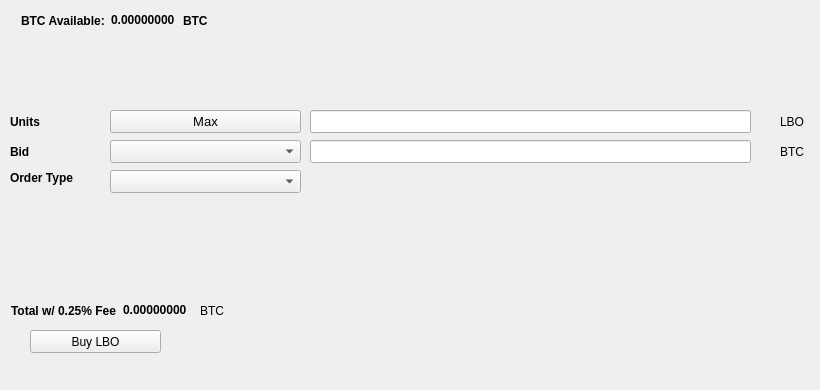
   <widget class="QWidget" name="BuyTab">
    <attribute name="title">
     <string>Buy</string>
    </attribute>
    <widget class="QPushButton" name="BuyLBO">
     <property name="geometry">
      <rect>
       <x>30</x>
       <y>330</y>
       <width>131</width>
       <height>23</height>
      </rect>
     </property>
     <property name="text">
      <string>Buy LBO</string>
     </property>
     <property name="icon">
      <iconset resource="../labrotix.qrc">
       <normaloff>:/icons/bitcoin</normaloff>:/icons/bitcoin</iconset>
     </property>
    </widget>
    <widget class="QLabel" name="label_3">
     <property name="geometry">
      <rect>
       <x>10</x>
       <y>110</y>
       <width>46</width>
       <height>23</height>
      </rect>
     </property>
     <property name="font">
      <font>
       <weight>75</weight>
       <bold>true</bold>
      </font>
     </property>
     <property name="text">
      <string>Units</string>
     </property>
    </widget>
    <widget class="QLineEdit" name="UnitsInput">
     <property name="geometry">
      <rect>
       <x>310</x>
       <y>110</y>
       <width>441</width>
       <height>23</height>
      </rect>
     </property>
     <property name="font">
      <font>
       <pointsize>9</pointsize>
       <weight>75</weight>
       <bold>true</bold>
      </font>
     </property>
    </widget>
    <widget class="QLineEdit" name="BuyBidPriceEdit">
     <property name="geometry">
      <rect>
       <x>310</x>
       <y>140</y>
       <width>441</width>
       <height>23</height>
      </rect>
     </property>
     <property name="font">
      <font>
       <pointsize>9</pointsize>
       <weight>75</weight>
       <bold>true</bold>
      </font>
     </property>
    </widget>
    <widget class="QLabel" name="label_4">
     <property name="geometry">
      <rect>
       <x>780</x>
       <y>110</y>
       <width>31</width>
       <height>23</height>
      </rect>
     </property>
     <property name="text">
      <string>LBO</string>
     </property>
    </widget>
    <widget class="QLabel" name="label_5">
     <property name="geometry">
      <rect>
       <x>780</x>
       <y>140</y>
       <width>31</width>
       <height>23</height>
      </rect>
     </property>
     <property name="text">
      <string>BTC</string>
     </property>
    </widget>
    <widget class="QLabel" name="label_6">
     <property name="geometry">
      <rect>
       <x>10</x>
       <y>140</y>
       <width>46</width>
       <height>23</height>
      </rect>
     </property>
     <property name="font">
      <font>
       <weight>75</weight>
       <bold>true</bold>
      </font>
     </property>
     <property name="text">
      <string>Bid</string>
     </property>
    </widget>
    <widget class="QLabel" name="label_7">
     <property name="geometry">
      <rect>
       <x>10</x>
       <y>170</y>
       <width>91</width>
       <height>16</height>
      </rect>
     </property>
     <property name="font">
      <font>
       <weight>75</weight>
       <bold>true</bold>
      </font>
     </property>
     <property name="text">
      <string>Order Type</string>
     </property>
    </widget>
    <widget class="QPushButton" name="Buy_Max_Amount">
     <property name="geometry">
      <rect>
       <x>110</x>
       <y>110</y>
       <width>191</width>
       <height>23</height>
      </rect>
     </property>
     <property name="font">
      <font>
       <pointsize>10</pointsize>
      </font>
     </property>
     <property name="text">
      <string>Max</string>
     </property>
    </widget>
    <widget class="QComboBox" name="BuyBidcomboBox">
     <property name="geometry">
      <rect>
       <x>110</x>
       <y>140</y>
       <width>191</width>
       <height>23</height>
      </rect>
     </property>
     <property name="font">
      <font>
       <pointsize>10</pointsize>
      </font>
     </property>
    </widget>
    <widget class="QComboBox" name="buyOrdertypeCombo">
     <property name="geometry">
      <rect>
       <x>110</x>
       <y>170</y>
       <width>191</width>
       <height>23</height>
      </rect>
     </property>
     <property name="font">
      <font>
       <pointsize>10</pointsize>
      </font>
     </property>
    </widget>
    <widget class="QWidget" name="layoutWidget1">
     <property name="geometry">
      <rect>
       <x>21</x>
       <y>11</y>
       <width>227</width>
       <height>19</height>
      </rect>
     </property>
     <layout class="QHBoxLayout" name="horizontalLayout_3">
      <item>
       <widget class="QLabel" name="label232">
        <property name="font">
         <font>
          <weight>75</weight>
          <bold>true</bold>
         </font>
        </property>
        <property name="text">
         <string>BTC Available:</string>
        </property>
       </widget>
      </item>
      <item>
       <widget class="QLabel" name="BtcAvailableLbl">
        <property name="palette">
         <palette>
          <active>
           <colorrole role="WindowText">
            <brush brushstyle="SolidPattern">
             <color alpha="255">
              <red>0</red>
              <green>0</green>
              <blue>0</blue>
             </color>
            </brush>
           </colorrole>
           <colorrole role="Button">
            <brush brushstyle="SolidPattern">
             <color alpha="255">
              <red>0</red>
              <green>170</green>
              <blue>0</blue>
             </color>
            </brush>
           </colorrole>
           <colorrole role="Light">
            <brush brushstyle="SolidPattern">
             <color alpha="255">
              <red>0</red>
              <green>255</green>
              <blue>0</blue>
             </color>
            </brush>
           </colorrole>
           <colorrole role="Midlight">
            <brush brushstyle="SolidPattern">
             <color alpha="255">
              <red>0</red>
              <green>212</green>
              <blue>0</blue>
             </color>
            </brush>
           </colorrole>
           <colorrole role="Dark">
            <brush brushstyle="SolidPattern">
             <color alpha="255">
              <red>0</red>
              <green>85</green>
              <blue>0</blue>
             </color>
            </brush>
           </colorrole>
           <colorrole role="Mid">
            <brush brushstyle="SolidPattern">
             <color alpha="255">
              <red>0</red>
              <green>113</green>
              <blue>0</blue>
             </color>
            </brush>
           </colorrole>
           <colorrole role="Text">
            <brush brushstyle="SolidPattern">
             <color alpha="255">
              <red>0</red>
              <green>170</green>
              <blue>0</blue>
             </color>
            </brush>
           </colorrole>
           <colorrole role="BrightText">
            <brush brushstyle="SolidPattern">
             <color alpha="255">
              <red>255</red>
              <green>255</green>
              <blue>255</blue>
             </color>
            </brush>
           </colorrole>
           <colorrole role="ButtonText">
            <brush brushstyle="SolidPattern">
             <color alpha="255">
              <red>0</red>
              <green>0</green>
              <blue>0</blue>
             </color>
            </brush>
           </colorrole>
           <colorrole role="Base">
            <brush brushstyle="SolidPattern">
             <color alpha="255">
              <red>255</red>
              <green>255</green>
              <blue>255</blue>
             </color>
            </brush>
           </colorrole>
           <colorrole role="Window">
            <brush brushstyle="SolidPattern">
             <color alpha="255">
              <red>0</red>
              <green>170</green>
              <blue>0</blue>
             </color>
            </brush>
           </colorrole>
           <colorrole role="Shadow">
            <brush brushstyle="SolidPattern">
             <color alpha="255">
              <red>0</red>
              <green>0</green>
              <blue>0</blue>
             </color>
            </brush>
           </colorrole>
           <colorrole role="AlternateBase">
            <brush brushstyle="SolidPattern">
             <color alpha="255">
              <red>127</red>
              <green>212</green>
              <blue>127</blue>
             </color>
            </brush>
           </colorrole>
           <colorrole role="ToolTipBase">
            <brush brushstyle="SolidPattern">
             <color alpha="255">
              <red>255</red>
              <green>255</green>
              <blue>220</blue>
             </color>
            </brush>
           </colorrole>
           <colorrole role="ToolTipText">
            <brush brushstyle="SolidPattern">
             <color alpha="255">
              <red>0</red>
              <green>0</green>
              <blue>0</blue>
             </color>
            </brush>
           </colorrole>
          </active>
          <inactive>
           <colorrole role="WindowText">
            <brush brushstyle="SolidPattern">
             <color alpha="255">
              <red>0</red>
              <green>0</green>
              <blue>0</blue>
             </color>
            </brush>
           </colorrole>
           <colorrole role="Button">
            <brush brushstyle="SolidPattern">
             <color alpha="255">
              <red>0</red>
              <green>170</green>
              <blue>0</blue>
             </color>
            </brush>
           </colorrole>
           <colorrole role="Light">
            <brush brushstyle="SolidPattern">
             <color alpha="255">
              <red>0</red>
              <green>255</green>
              <blue>0</blue>
             </color>
            </brush>
           </colorrole>
           <colorrole role="Midlight">
            <brush brushstyle="SolidPattern">
             <color alpha="255">
              <red>0</red>
              <green>212</green>
              <blue>0</blue>
             </color>
            </brush>
           </colorrole>
           <colorrole role="Dark">
            <brush brushstyle="SolidPattern">
             <color alpha="255">
              <red>0</red>
              <green>85</green>
              <blue>0</blue>
             </color>
            </brush>
           </colorrole>
           <colorrole role="Mid">
            <brush brushstyle="SolidPattern">
             <color alpha="255">
              <red>0</red>
              <green>113</green>
              <blue>0</blue>
             </color>
            </brush>
           </colorrole>
           <colorrole role="Text">
            <brush brushstyle="SolidPattern">
             <color alpha="255">
              <red>0</red>
              <green>170</green>
              <blue>0</blue>
             </color>
            </brush>
           </colorrole>
           <colorrole role="BrightText">
            <brush brushstyle="SolidPattern">
             <color alpha="255">
              <red>255</red>
              <green>255</green>
              <blue>255</blue>
             </color>
            </brush>
           </colorrole>
           <colorrole role="ButtonText">
            <brush brushstyle="SolidPattern">
             <color alpha="255">
              <red>0</red>
              <green>0</green>
              <blue>0</blue>
             </color>
            </brush>
           </colorrole>
           <colorrole role="Base">
            <brush brushstyle="SolidPattern">
             <color alpha="255">
              <red>255</red>
              <green>255</green>
              <blue>255</blue>
             </color>
            </brush>
           </colorrole>
           <colorrole role="Window">
            <brush brushstyle="SolidPattern">
             <color alpha="255">
              <red>0</red>
              <green>170</green>
              <blue>0</blue>
             </color>
            </brush>
           </colorrole>
           <colorrole role="Shadow">
            <brush brushstyle="SolidPattern">
             <color alpha="255">
              <red>0</red>
              <green>0</green>
              <blue>0</blue>
             </color>
            </brush>
           </colorrole>
           <colorrole role="AlternateBase">
            <brush brushstyle="SolidPattern">
             <color alpha="255">
              <red>127</red>
              <green>212</green>
              <blue>127</blue>
             </color>
            </brush>
           </colorrole>
           <colorrole role="ToolTipBase">
            <brush brushstyle="SolidPattern">
             <color alpha="255">
              <red>255</red>
              <green>255</green>
              <blue>220</blue>
             </color>
            </brush>
           </colorrole>
           <colorrole role="ToolTipText">
            <brush brushstyle="SolidPattern">
             <color alpha="255">
              <red>0</red>
              <green>0</green>
              <blue>0</blue>
             </color>
            </brush>
           </colorrole>
          </inactive>
          <disabled>
           <colorrole role="WindowText">
            <brush brushstyle="SolidPattern">
             <color alpha="255">
              <red>0</red>
              <green>85</green>
              <blue>0</blue>
             </color>
            </brush>
           </colorrole>
           <colorrole role="Button">
            <brush brushstyle="SolidPattern">
             <color alpha="255">
              <red>0</red>
              <green>170</green>
              <blue>0</blue>
             </color>
            </brush>
           </colorrole>
           <colorrole role="Light">
            <brush brushstyle="SolidPattern">
             <color alpha="255">
              <red>0</red>
              <green>255</green>
              <blue>0</blue>
             </color>
            </brush>
           </colorrole>
           <colorrole role="Midlight">
            <brush brushstyle="SolidPattern">
             <color alpha="255">
              <red>0</red>
              <green>212</green>
              <blue>0</blue>
             </color>
            </brush>
           </colorrole>
           <colorrole role="Dark">
            <brush brushstyle="SolidPattern">
             <color alpha="255">
              <red>0</red>
              <green>85</green>
              <blue>0</blue>
             </color>
            </brush>
           </colorrole>
           <colorrole role="Mid">
            <brush brushstyle="SolidPattern">
             <color alpha="255">
              <red>0</red>
              <green>113</green>
              <blue>0</blue>
             </color>
            </brush>
           </colorrole>
           <colorrole role="Text">
            <brush brushstyle="SolidPattern">
             <color alpha="255">
              <red>0</red>
              <green>85</green>
              <blue>0</blue>
             </color>
            </brush>
           </colorrole>
           <colorrole role="BrightText">
            <brush brushstyle="SolidPattern">
             <color alpha="255">
              <red>255</red>
              <green>255</green>
              <blue>255</blue>
             </color>
            </brush>
           </colorrole>
           <colorrole role="ButtonText">
            <brush brushstyle="SolidPattern">
             <color alpha="255">
              <red>0</red>
              <green>85</green>
              <blue>0</blue>
             </color>
            </brush>
           </colorrole>
           <colorrole role="Base">
            <brush brushstyle="SolidPattern">
             <color alpha="255">
              <red>0</red>
              <green>170</green>
              <blue>0</blue>
             </color>
            </brush>
           </colorrole>
           <colorrole role="Window">
            <brush brushstyle="SolidPattern">
             <color alpha="255">
              <red>0</red>
              <green>170</green>
              <blue>0</blue>
             </color>
            </brush>
           </colorrole>
           <colorrole role="Shadow">
            <brush brushstyle="SolidPattern">
             <color alpha="255">
              <red>0</red>
              <green>0</green>
              <blue>0</blue>
             </color>
            </brush>
           </colorrole>
           <colorrole role="AlternateBase">
            <brush brushstyle="SolidPattern">
             <color alpha="255">
              <red>0</red>
              <green>170</green>
              <blue>0</blue>
             </color>
            </brush>
           </colorrole>
           <colorrole role="ToolTipBase">
            <brush brushstyle="SolidPattern">
             <color alpha="255">
              <red>255</red>
              <green>255</green>
              <blue>220</blue>
             </color>
            </brush>
           </colorrole>
           <colorrole role="ToolTipText">
            <brush brushstyle="SolidPattern">
             <color alpha="255">
              <red>0</red>
              <green>0</green>
              <blue>0</blue>
             </color>
            </brush>
           </colorrole>
          </disabled>
         </palette>
        </property>
        <property name="font">
         <font>
          <weight>75</weight>
          <bold>true</bold>
         </font>
        </property>
        <property name="text">
         <string>0.00000000</string>
        </property>
        <property name="textInteractionFlags">
         <set>Qt::LinksAccessibleByMouse|Qt::TextSelectableByKeyboard|Qt::TextSelectableByMouse</set>
        </property>
       </widget>
      </item>
      <item>
       <widget class="QLabel" name="BtcAvailableLbl_2">
        <property name="font">
         <font>
          <weight>75</weight>
          <bold>true</bold>
         </font>
        </property>
        <property name="text">
         <string>BTC</string>
        </property>
       </widget>
      </item>
     </layout>
    </widget>
    <widget class="QWidget" name="layoutWidge2">
     <property name="geometry">
      <rect>
       <x>11</x>
       <y>301</y>
       <width>259</width>
       <height>19</height>
      </rect>
     </property>
     <layout class="QHBoxLayout" name="horizontalLayout_4">
      <item>
       <widget class="QLabel" name="label_9">
        <property name="font">
         <font>
          <weight>75</weight>
          <bold>true</bold>
         </font>
        </property>
        <property name="text">
         <string>Total w/ 0.25% Fee</string>
        </property>
       </widget>
      </item>
      <item>
       <widget class="QLabel" name="BuyCostLabel">
        <property name="palette">
         <palette>
          <active>
           <colorrole role="WindowText">
            <brush brushstyle="SolidPattern">
             <color alpha="255">
              <red>0</red>
              <green>0</green>
              <blue>0</blue>
             </color>
            </brush>
           </colorrole>
           <colorrole role="Button">
            <brush brushstyle="SolidPattern">
             <color alpha="255">
              <red>0</red>
              <green>170</green>
              <blue>0</blue>
             </color>
            </brush>
           </colorrole>
           <colorrole role="Light">
            <brush brushstyle="SolidPattern">
             <color alpha="255">
              <red>0</red>
              <green>255</green>
              <blue>0</blue>
             </color>
            </brush>
           </colorrole>
           <colorrole role="Midlight">
            <brush brushstyle="SolidPattern">
             <color alpha="255">
              <red>0</red>
              <green>212</green>
              <blue>0</blue>
             </color>
            </brush>
           </colorrole>
           <colorrole role="Dark">
            <brush brushstyle="SolidPattern">
             <color alpha="255">
              <red>0</red>
              <green>85</green>
              <blue>0</blue>
             </color>
            </brush>
           </colorrole>
           <colorrole role="Mid">
            <brush brushstyle="SolidPattern">
             <color alpha="255">
              <red>0</red>
              <green>113</green>
              <blue>0</blue>
             </color>
            </brush>
           </colorrole>
           <colorrole role="Text">
            <brush brushstyle="SolidPattern">
             <color alpha="255">
              <red>0</red>
              <green>170</green>
              <blue>0</blue>
             </color>
            </brush>
           </colorrole>
           <colorrole role="BrightText">
            <brush brushstyle="SolidPattern">
             <color alpha="255">
              <red>255</red>
              <green>255</green>
              <blue>255</blue>
             </color>
            </brush>
           </colorrole>
           <colorrole role="ButtonText">
            <brush brushstyle="SolidPattern">
             <color alpha="255">
              <red>0</red>
              <green>0</green>
              <blue>0</blue>
             </color>
            </brush>
           </colorrole>
           <colorrole role="Base">
            <brush brushstyle="SolidPattern">
             <color alpha="255">
              <red>255</red>
              <green>255</green>
              <blue>255</blue>
             </color>
            </brush>
           </colorrole>
           <colorrole role="Window">
            <brush brushstyle="SolidPattern">
             <color alpha="255">
              <red>0</red>
              <green>170</green>
              <blue>0</blue>
             </color>
            </brush>
           </colorrole>
           <colorrole role="Shadow">
            <brush brushstyle="SolidPattern">
             <color alpha="255">
              <red>0</red>
              <green>0</green>
              <blue>0</blue>
             </color>
            </brush>
           </colorrole>
           <colorrole role="AlternateBase">
            <brush brushstyle="SolidPattern">
             <color alpha="255">
              <red>127</red>
              <green>212</green>
              <blue>127</blue>
             </color>
            </brush>
           </colorrole>
           <colorrole role="ToolTipBase">
            <brush brushstyle="SolidPattern">
             <color alpha="255">
              <red>255</red>
              <green>255</green>
              <blue>220</blue>
             </color>
            </brush>
           </colorrole>
           <colorrole role="ToolTipText">
            <brush brushstyle="SolidPattern">
             <color alpha="255">
              <red>0</red>
              <green>0</green>
              <blue>0</blue>
             </color>
            </brush>
           </colorrole>
          </active>
          <inactive>
           <colorrole role="WindowText">
            <brush brushstyle="SolidPattern">
             <color alpha="255">
              <red>0</red>
              <green>0</green>
              <blue>0</blue>
             </color>
            </brush>
           </colorrole>
           <colorrole role="Button">
            <brush brushstyle="SolidPattern">
             <color alpha="255">
              <red>0</red>
              <green>170</green>
              <blue>0</blue>
             </color>
            </brush>
           </colorrole>
           <colorrole role="Light">
            <brush brushstyle="SolidPattern">
             <color alpha="255">
              <red>0</red>
              <green>255</green>
              <blue>0</blue>
             </color>
            </brush>
           </colorrole>
           <colorrole role="Midlight">
            <brush brushstyle="SolidPattern">
             <color alpha="255">
              <red>0</red>
              <green>212</green>
              <blue>0</blue>
             </color>
            </brush>
           </colorrole>
           <colorrole role="Dark">
            <brush brushstyle="SolidPattern">
             <color alpha="255">
              <red>0</red>
              <green>85</green>
              <blue>0</blue>
             </color>
            </brush>
           </colorrole>
           <colorrole role="Mid">
            <brush brushstyle="SolidPattern">
             <color alpha="255">
              <red>0</red>
              <green>113</green>
              <blue>0</blue>
             </color>
            </brush>
           </colorrole>
           <colorrole role="Text">
            <brush brushstyle="SolidPattern">
             <color alpha="255">
              <red>0</red>
              <green>170</green>
              <blue>0</blue>
             </color>
            </brush>
           </colorrole>
           <colorrole role="BrightText">
            <brush brushstyle="SolidPattern">
             <color alpha="255">
              <red>255</red>
              <green>255</green>
              <blue>255</blue>
             </color>
            </brush>
           </colorrole>
           <colorrole role="ButtonText">
            <brush brushstyle="SolidPattern">
             <color alpha="255">
              <red>0</red>
              <green>0</green>
              <blue>0</blue>
             </color>
            </brush>
           </colorrole>
           <colorrole role="Base">
            <brush brushstyle="SolidPattern">
             <color alpha="255">
              <red>255</red>
              <green>255</green>
              <blue>255</blue>
             </color>
            </brush>
           </colorrole>
           <colorrole role="Window">
            <brush brushstyle="SolidPattern">
             <color alpha="255">
              <red>0</red>
              <green>170</green>
              <blue>0</blue>
             </color>
            </brush>
           </colorrole>
           <colorrole role="Shadow">
            <brush brushstyle="SolidPattern">
             <color alpha="255">
              <red>0</red>
              <green>0</green>
              <blue>0</blue>
             </color>
            </brush>
           </colorrole>
           <colorrole role="AlternateBase">
            <brush brushstyle="SolidPattern">
             <color alpha="255">
              <red>127</red>
              <green>212</green>
              <blue>127</blue>
             </color>
            </brush>
           </colorrole>
           <colorrole role="ToolTipBase">
            <brush brushstyle="SolidPattern">
             <color alpha="255">
              <red>255</red>
              <green>255</green>
              <blue>220</blue>
             </color>
            </brush>
           </colorrole>
           <colorrole role="ToolTipText">
            <brush brushstyle="SolidPattern">
             <color alpha="255">
              <red>0</red>
              <green>0</green>
              <blue>0</blue>
             </color>
            </brush>
           </colorrole>
          </inactive>
          <disabled>
           <colorrole role="WindowText">
            <brush brushstyle="SolidPattern">
             <color alpha="255">
              <red>0</red>
              <green>85</green>
              <blue>0</blue>
             </color>
            </brush>
           </colorrole>
           <colorrole role="Button">
            <brush brushstyle="SolidPattern">
             <color alpha="255">
              <red>0</red>
              <green>170</green>
              <blue>0</blue>
             </color>
            </brush>
           </colorrole>
           <colorrole role="Light">
            <brush brushstyle="SolidPattern">
             <color alpha="255">
              <red>0</red>
              <green>255</green>
              <blue>0</blue>
             </color>
            </brush>
           </colorrole>
           <colorrole role="Midlight">
            <brush brushstyle="SolidPattern">
             <color alpha="255">
              <red>0</red>
              <green>212</green>
              <blue>0</blue>
             </color>
            </brush>
           </colorrole>
           <colorrole role="Dark">
            <brush brushstyle="SolidPattern">
             <color alpha="255">
              <red>0</red>
              <green>85</green>
              <blue>0</blue>
             </color>
            </brush>
           </colorrole>
           <colorrole role="Mid">
            <brush brushstyle="SolidPattern">
             <color alpha="255">
              <red>0</red>
              <green>113</green>
              <blue>0</blue>
             </color>
            </brush>
           </colorrole>
           <colorrole role="Text">
            <brush brushstyle="SolidPattern">
             <color alpha="255">
              <red>0</red>
              <green>85</green>
              <blue>0</blue>
             </color>
            </brush>
           </colorrole>
           <colorrole role="BrightText">
            <brush brushstyle="SolidPattern">
             <color alpha="255">
              <red>255</red>
              <green>255</green>
              <blue>255</blue>
             </color>
            </brush>
           </colorrole>
           <colorrole role="ButtonText">
            <brush brushstyle="SolidPattern">
             <color alpha="255">
              <red>0</red>
              <green>85</green>
              <blue>0</blue>
             </color>
            </brush>
           </colorrole>
           <colorrole role="Base">
            <brush brushstyle="SolidPattern">
             <color alpha="255">
              <red>0</red>
              <green>170</green>
              <blue>0</blue>
             </color>
            </brush>
           </colorrole>
           <colorrole role="Window">
            <brush brushstyle="SolidPattern">
             <color alpha="255">
              <red>0</red>
              <green>170</green>
              <blue>0</blue>
             </color>
            </brush>
           </colorrole>
           <colorrole role="Shadow">
            <brush brushstyle="SolidPattern">
             <color alpha="255">
              <red>0</red>
              <green>0</green>
              <blue>0</blue>
             </color>
            </brush>
           </colorrole>
           <colorrole role="AlternateBase">
            <brush brushstyle="SolidPattern">
             <color alpha="255">
              <red>0</red>
              <green>170</green>
              <blue>0</blue>
             </color>
            </brush>
           </colorrole>
           <colorrole role="ToolTipBase">
            <brush brushstyle="SolidPattern">
             <color alpha="255">
              <red>255</red>
              <green>255</green>
              <blue>220</blue>
             </color>
            </brush>
           </colorrole>
           <colorrole role="ToolTipText">
            <brush brushstyle="SolidPattern">
             <color alpha="255">
              <red>0</red>
              <green>0</green>
              <blue>0</blue>
             </color>
            </brush>
           </colorrole>
          </disabled>
         </palette>
        </property>
        <property name="font">
         <font>
          <weight>75</weight>
          <bold>true</bold>
         </font>
        </property>
        <property name="autoFillBackground">
         <bool>false</bool>
        </property>
        <property name="text">
         <string>0.00000000</string>
        </property>
        <property name="textInteractionFlags">
         <set>Qt::LinksAccessibleByMouse|Qt::TextSelectableByMouse</set>
        </property>
       </widget>
      </item>
      <item>
       <widget class="QLabel" name="label_10">
        <property name="font">
         <font>
          <weight>50</weight>
          <bold>false</bold>
         </font>
        </property>
        <property name="text">
         <string>BTC</string>
        </property>
       </widget>
      </item>
     </layout>
    </widget>
    <widget class="QLabel" name="label_24">
     <property name="geometry">
      <rect>
       <x>460</x>
       <y>300</y>
       <width>281</width>
       <height>81</height>
      </rect>
     </property>
     <property name="text">
      <string/>
     </property>
     <property name="pixmap">
      <pixmap>:/images/bittrex</pixmap>
     </property>
    </widget>
   </widget>
